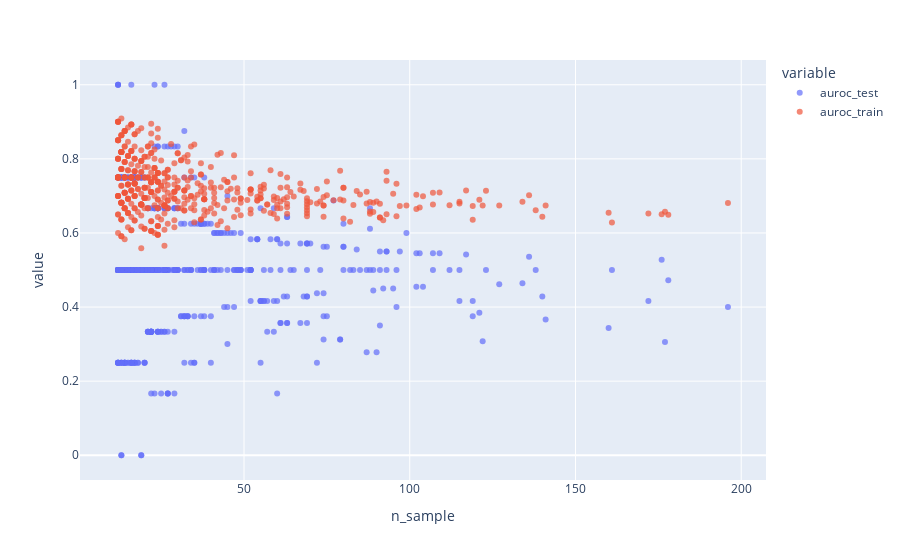

Notebook cell for this chart:
### Code cell
px.scatter(result3, x='n_sample', y=['auroc_test', 'auroc_train'], opacity=0.7)

### Figure 1 — Plotly figure (JSON) as saved in the notebook; plotly's stock layout.template omitted (floating-point values rounded to 4 significant figures; data arrays with more than 128 entries replaced by an {"elided": "..."} marker saying what was removed)
{"data": [{"hovertemplate": "variable=auroc_test<br>n_sample=%{x}<br>value=%{y}<extra></extra>", "legendgroup": "auroc_test", "marker": {"color": "#636efa", "opacity": 0.7, "symbol": "circle"}, "mode": "markers", "name": "auroc_test", "orientation": "v", "showlegend": true, "type": "scatter", "x": {"elided": "500 int values"}, "xaxis": "x", "y": {"elided": "500 float values"}, "yaxis": "y"}, {"hovertemplate": "variable=auroc_train<br>n_sample=%{x}<br>value=%{y}<extra></extra>", "legendgroup": "auroc_train", "marker": {"color": "#EF553B", "opacity": 0.7, "symbol": "circle"}, "mode": "markers", "name": "auroc_train", "orientation": "v", "showlegend": true, "type": "scatter", "x": {"elided": "500 int values"}, "xaxis": "x", "y": {"elided": "500 float values"}, "yaxis": "y"}], "layout": {"legend": {"title": {"text": "variable"}, "tracegroupgap": 0}, "margin": {"t": 60}, "xaxis": {"anchor": "y", "domain": [0, 1], "title": {"text": "n_sample"}}, "yaxis": {"anchor": "x", "domain": [0, 1], "title": {"text": "value"}}}}
